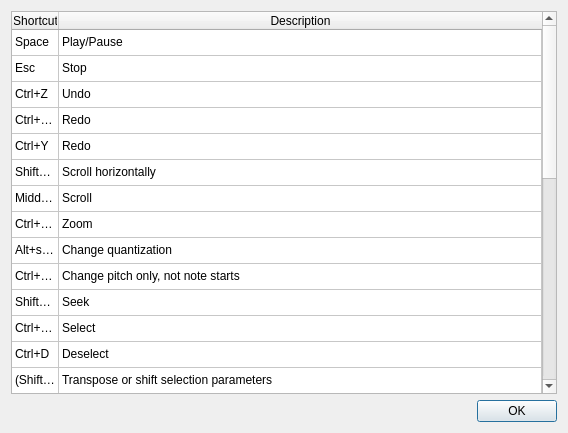
<?xml version="1.0" encoding="UTF-8"?>
<ui version="4.0">
 <class>ShortcutsDialog</class>
 <widget class="QDialog" name="ShortcutsDialog">
  <property name="geometry">
   <rect>
    <x>0</x>
    <y>0</y>
    <width>568</width>
    <height>433</height>
   </rect>
  </property>
  <property name="windowTitle">
   <string>Shortcuts</string>
  </property>
  <layout class="QVBoxLayout" name="verticalLayout">
   <item>
    <widget class="QTableWidget" name="tableWidget">
     <property name="editTriggers">
      <set>QAbstractItemView::NoEditTriggers</set>
     </property>
     <attribute name="horizontalHeaderVisible">
      <bool>true</bool>
     </attribute>
     <attribute name="horizontalHeaderMinimumSectionSize">
      <number>24</number>
     </attribute>
     <attribute name="horizontalHeaderDefaultSectionSize">
      <number>47</number>
     </attribute>
     <attribute name="horizontalHeaderStretchLastSection">
      <bool>true</bool>
     </attribute>
     <attribute name="verticalHeaderVisible">
      <bool>false</bool>
     </attribute>
     <attribute name="verticalHeaderMinimumSectionSize">
      <number>24</number>
     </attribute>
     <attribute name="verticalHeaderDefaultSectionSize">
      <number>26</number>
     </attribute>
     <row>
      <property name="text">
       <string>Space</string>
      </property>
     </row>
     <row>
      <property name="text">
       <string>Esc</string>
      </property>
     </row>
     <row>
      <property name="text">
       <string>Ctrl+Z</string>
      </property>
     </row>
     <row>
      <property name="text">
       <string>Ctrl+Shift+Z</string>
      </property>
     </row>
     <row>
      <property name="text">
       <string>Ctrl+Y</string>
      </property>
     </row>
     <row>
      <property name="text">
       <string>Shift+scroll</string>
      </property>
     </row>
     <row>
      <property name="text">
       <string>Middle-click</string>
      </property>
     </row>
     <row>
      <property name="text">
       <string>Ctrl+(shift)+scroll</string>
      </property>
     </row>
     <row>
      <property name="text">
       <string>Alt+scroll</string>
      </property>
     </row>
     <row>
      <property name="text">
       <string/>
      </property>
     </row>
     <row>
      <property name="text">
       <string>Shift+click</string>
      </property>
     </row>
     <row>
      <property name="text">
       <string/>
      </property>
     </row>
     <row>
      <property name="text">
       <string/>
      </property>
     </row>
     <row>
      <property name="text">
       <string/>
      </property>
     </row>
     <row>
      <property name="text">
       <string/>
      </property>
     </row>
     <row>
      <property name="text">
       <string/>
      </property>
     </row>
     <row>
      <property name="text">
       <string/>
      </property>
     </row>
     <row>
      <property name="text">
       <string/>
      </property>
     </row>
     <row>
      <property name="text">
       <string/>
      </property>
     </row>
     <row>
      <property name="text">
       <string>New Row</string>
      </property>
     </row>
     <row>
      <property name="text">
       <string>New Row</string>
      </property>
     </row>
     <row>
      <property name="text">
       <string>New Row</string>
      </property>
     </row>
     <row>
      <property name="text">
       <string>New Row</string>
      </property>
     </row>
     <row>
      <property name="text">
       <string>New Row</string>
      </property>
     </row>
     <row>
      <property name="text">
       <string>New Row</string>
      </property>
     </row>
     <row>
      <property name="text">
       <string>New Row</string>
      </property>
     </row>
     <row>
      <property name="text">
       <string>New Row</string>
      </property>
     </row>
     <row>
      <property name="text">
       <string>New Row</string>
      </property>
     </row>
     <row>
      <property name="text">
       <string>New Row</string>
      </property>
     </row>
     <row>
      <property name="text">
       <string>New Row</string>
      </property>
     </row>
     <column>
      <property name="text">
       <string>Shortcut</string>
      </property>
     </column>
     <column>
      <property name="text">
       <string>Description</string>
      </property>
     </column>
     <item row="0" column="0">
      <property name="text">
       <string>Space</string>
      </property>
     </item>
     <item row="0" column="1">
      <property name="text">
       <string>Play/Pause</string>
      </property>
     </item>
     <item row="1" column="0">
      <property name="text">
       <string>Esc</string>
      </property>
     </item>
     <item row="1" column="1">
      <property name="text">
       <string>Stop</string>
      </property>
     </item>
     <item row="2" column="0">
      <property name="text">
       <string>Ctrl+Z</string>
      </property>
     </item>
     <item row="2" column="1">
      <property name="text">
       <string>Undo</string>
      </property>
     </item>
     <item row="3" column="0">
      <property name="text">
       <string>Ctrl+Shift+Z</string>
      </property>
     </item>
     <item row="3" column="1">
      <property name="text">
       <string>Redo</string>
      </property>
     </item>
     <item row="4" column="0">
      <property name="text">
       <string>Ctrl+Y</string>
      </property>
     </item>
     <item row="4" column="1">
      <property name="text">
       <string>Redo</string>
      </property>
     </item>
     <item row="5" column="0">
      <property name="text">
       <string>Shift+scroll</string>
      </property>
     </item>
     <item row="5" column="1">
      <property name="text">
       <string>Scroll horizontally</string>
      </property>
     </item>
     <item row="6" column="0">
      <property name="text">
       <string>Middle-click drag</string>
      </property>
     </item>
     <item row="6" column="1">
      <property name="text">
       <string>Scroll</string>
      </property>
     </item>
     <item row="7" column="0">
      <property name="text">
       <string>Ctrl+(shift)+scroll</string>
      </property>
     </item>
     <item row="7" column="1">
      <property name="text">
       <string>Zoom</string>
      </property>
     </item>
     <item row="8" column="0">
      <property name="text">
       <string>Alt+scroll</string>
      </property>
     </item>
     <item row="8" column="1">
      <property name="text">
       <string>Change quantization</string>
      </property>
     </item>
     <item row="9" column="0">
      <property name="text">
       <string>Ctrl+click</string>
      </property>
     </item>
     <item row="9" column="1">
      <property name="text">
       <string>Change pitch only, not note starts</string>
      </property>
     </item>
     <item row="10" column="0">
      <property name="text">
       <string>Shift+click</string>
      </property>
     </item>
     <item row="10" column="1">
      <property name="text">
       <string>Seek</string>
      </property>
     </item>
     <item row="11" column="0">
      <property name="text">
       <string>Ctrl+shift+click</string>
      </property>
     </item>
     <item row="11" column="1">
      <property name="text">
       <string>Select</string>
      </property>
     </item>
     <item row="12" column="0">
      <property name="text">
       <string>Ctrl+D</string>
      </property>
     </item>
     <item row="12" column="1">
      <property name="text">
       <string>Deselect</string>
      </property>
     </item>
     <item row="13" column="0">
      <property name="text">
       <string>(Shift)+(Ctrl)+up/down</string>
      </property>
     </item>
     <item row="13" column="1">
      <property name="text">
       <string>Transpose or shift selection parameters</string>
      </property>
     </item>
     <item row="14" column="0">
      <property name="text">
       <string>W/S/PgUp/PgDn</string>
      </property>
     </item>
     <item row="14" column="1">
      <property name="text">
       <string>Cycle unit</string>
      </property>
     </item>
     <item row="15" column="0">
      <property name="text">
       <string>1..9</string>
      </property>
     </item>
     <item row="15" column="1">
      <property name="text">
       <string>Jump to unit directly</string>
      </property>
     </item>
     <item row="16" column="0">
      <property name="text">
       <string>E/D</string>
      </property>
     </item>
     <item row="16" column="1">
      <property name="text">
       <string>Cycle parameter</string>
      </property>
     </item>
     <item row="17" column="0">
      <property name="text">
       <string>F</string>
      </property>
     </item>
     <item row="17" column="1">
      <property name="text">
       <string>Follow playhead</string>
      </property>
     </item>
     <item row="18" column="0">
      <property name="text">
       <string>F1..F4</string>
      </property>
     </item>
     <item row="18" column="1">
      <property name="text">
       <string>Switch tabs</string>
      </property>
     </item>
     <item row="19" column="0">
      <property name="text">
       <string>C</string>
      </property>
     </item>
     <item row="19" column="1">
      <property name="text">
       <string>Toggle if a parameter is copied</string>
      </property>
     </item>
     <item row="20" column="0">
      <property name="text">
       <string>Shift+D</string>
      </property>
     </item>
     <item row="20" column="1">
      <property name="text">
       <string>Toggle dark piano roll</string>
      </property>
     </item>
     <item row="21" column="0">
      <property name="text">
       <string>M</string>
      </property>
     </item>
     <item row="21" column="1">
      <property name="text">
       <string>Toggle mute</string>
      </property>
     </item>
     <item row="22" column="0">
      <property name="text">
       <string>Shift+M</string>
      </property>
     </item>
     <item row="22" column="1">
      <property name="text">
       <string>Toggle solo</string>
      </property>
     </item>
     <item row="23" column="0">
      <property name="text">
       <string>J,L</string>
      </property>
     </item>
     <item row="23" column="1">
      <property name="text">
       <string>Step forward / back (useful for MIDI input)</string>
      </property>
     </item>
     <item row="24" column="0">
      <property name="text">
       <string>Ctrl+L</string>
      </property>
     </item>
     <item row="24" column="1">
      <property name="text">
       <string>Toggle auto-step forward on note input</string>
      </property>
     </item>
     <item row="25" column="0">
      <property name="text">
       <string>I,K</string>
      </property>
     </item>
     <item row="25" column="1">
      <property name="text">
       <string>Increase / decrease step size (useful for MIDI)</string>
      </property>
     </item>
     <item row="26" column="0">
      <property name="text">
       <string>Alt+Q</string>
      </property>
     </item>
     <item row="26" column="1">
      <property name="text">
       <string>Quantize selection (useful for MIDI)</string>
      </property>
     </item>
     <item row="27" column="0">
      <property name="text">
       <string>Ctrl+Shift+C</string>
      </property>
     </item>
     <item row="27" column="1">
      <property name="text">
       <string>Toggle copy options dialog</string>
      </property>
     </item>
     <item row="28" column="0">
      <property name="text">
       <string>Ctrl+Shift+(A/D)</string>
      </property>
     </item>
     <item row="28" column="1">
      <property name="text">
       <string>(De)select all units</string>
      </property>
     </item>
     <item row="29" column="0">
      <property name="text">
       <string>Ctrl+P</string>
      </property>
     </item>
     <item row="29" column="1">
      <property name="text">
       <string>Toggle preview with all units</string>
      </property>
     </item>
    </widget>
   </item>
   <item>
    <widget class="QDialogButtonBox" name="buttonBox">
     <property name="orientation">
      <enum>Qt::Horizontal</enum>
     </property>
     <property name="standardButtons">
      <set>QDialogButtonBox::Ok</set>
     </property>
    </widget>
   </item>
  </layout>
 </widget>
 <resources/>
 <connections>
  <connection>
   <sender>buttonBox</sender>
   <signal>accepted()</signal>
   <receiver>ShortcutsDialog</receiver>
   <slot>accept()</slot>
   <hints>
    <hint type="sourcelabel">
     <x>248</x>
     <y>254</y>
    </hint>
    <hint type="destinationlabel">
     <x>157</x>
     <y>274</y>
    </hint>
   </hints>
  </connection>
  <connection>
   <sender>buttonBox</sender>
   <signal>rejected()</signal>
   <receiver>ShortcutsDialog</receiver>
   <slot>reject()</slot>
   <hints>
    <hint type="sourcelabel">
     <x>316</x>
     <y>260</y>
    </hint>
    <hint type="destinationlabel">
     <x>286</x>
     <y>274</y>
    </hint>
   </hints>
  </connection>
 </connections>
</ui>
